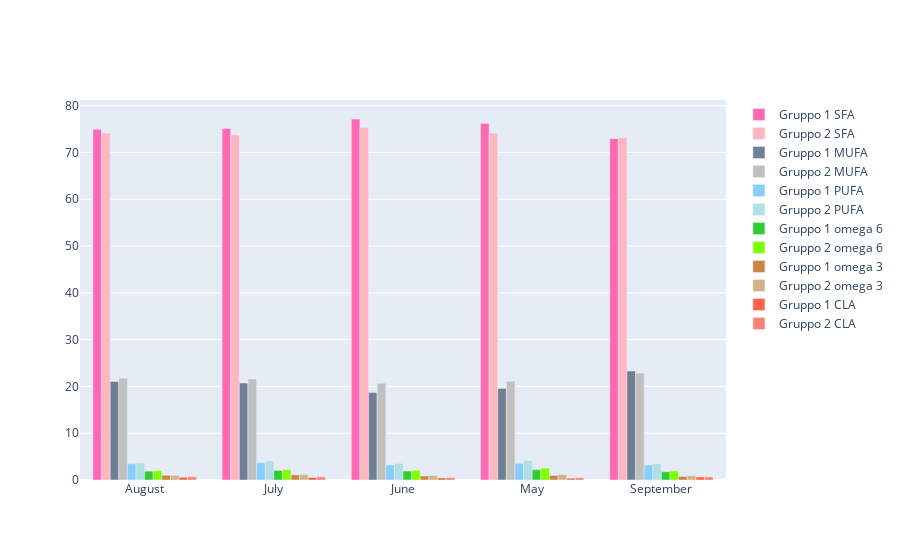

This figure's notebook cell:
### Markdown cell above
### Creating chart on FAP mean

### Code cell
fig = go.Figure()
fig.add_trace(go.Bar(
    x= df3['Prelievo'],
    y=df3["Gruppo 1 SFA"],
    name='Gruppo 1 SFA',
    marker_color='hotpink'
))
fig.add_trace(go.Bar(
    x= df3['Prelievo'],
    y=df3["Gruppo 2 SFA"],
    name='Gruppo 2 SFA',
    marker_color='lightpink'
))
fig.add_trace(go.Bar(
    x= df3['Prelievo'],
    y=df3["Gruppo 1 MUFA"],
    name='Gruppo 1 MUFA',
    marker_color='slategray'
))
fig.add_trace(go.Bar(
    x= df3['Prelievo'],
    y=df3["Gruppo 2 MUFA"],
    name='Gruppo 2 MUFA',
    marker_color='silver'
))
fig.add_trace(go.Bar(
    x= df3['Prelievo'],
    y=df3["Gruppo 1 PUFA"],
    name='Gruppo 1 PUFA',
    marker_color='lightskyblue'
))
fig.add_trace(go.Bar(
    x= df3['Prelievo'],
    y=df3["Gruppo 2 PUFA"],
    name='Gruppo 2 PUFA',
    marker_color='powderblue'
))
fig.add_trace(go.Bar(
    x= df3['Prelievo'],
    y=df3["Gruppo 1 omega 6"],
    name='Gruppo 1 omega 6',
    marker_color='limegreen'
))
fig.add_trace(go.Bar(
    x= df3['Prelievo'],
    y=df3["Gruppo 2 omega 6"],
    name='Gruppo 2 omega 6',
    marker_color='chartreuse'
))
fig.add_trace(go.Bar(
    x= df3['Prelievo'],
    y=df3["Gruppo 1 omega 3"],
    name='Gruppo 1 omega 3',
    marker_color='peru'
))
fig.add_trace(go.Bar(
    x= df3['Prelievo'],
    y=df3["Gruppo 2 omega 3"],
    name='Gruppo 2 omega 3',
    marker_color='tan'
))
fig.add_trace(go.Bar(
    x= df3['Prelievo'],
    y=df3["Gruppo 1 CLA"],
    name='Gruppo 1 CLA',
    marker_color='tomato'
))
fig.add_trace(go.Bar(
    x= df3['Prelievo'],
    y=df3["Gruppo 2 CLA"],
    name='Gruppo 2 CLA',
    marker_color='salmon'
))

### Figure 1 — Plotly figure (JSON) as saved in the notebook; plotly's stock layout.template omitted (floating-point values rounded to 4 significant figures)
{"data": [{"marker": {"color": "hotpink"}, "name": "Gruppo 1 SFA", "type": "bar", "x": ["August", "July", "June", "May", "September"], "y": [74.95, 75.12, 77.16, 76.22, 72.95]}, {"marker": {"color": "lightpink"}, "name": "Gruppo 2 SFA", "type": "bar", "x": ["August", "July", "June", "May", "September"], "y": [74.16, 73.78, 75.34, 74.14, 73.12]}, {"marker": {"color": "slategray"}, "name": "Gruppo 1 MUFA", "type": "bar", "x": ["August", "July", "June", "May", "September"], "y": [21.06, 20.73, 18.68, 19.56, 23.31]}, {"marker": {"color": "silver"}, "name": "Gruppo 2 MUFA", "type": "bar", "x": ["August", "July", "June", "May", "September"], "y": [21.76, 21.6, 20.66, 21.1, 22.85]}, {"marker": {"color": "lightskyblue"}, "name": "Gruppo 1 PUFA", "type": "bar", "x": ["August", "July", "June", "May", "September"], "y": [3.477, 3.691, 3.213, 3.549, 3.195]}, {"marker": {"color": "powderblue"}, "name": "Gruppo 2 PUFA", "type": "bar", "x": ["August", "July", "June", "May", "September"], "y": [3.661, 4.079, 3.55, 4.183, 3.525]}, {"marker": {"color": "limegreen"}, "name": "Gruppo 1 omega 6", "type": "bar", "x": ["August", "July", "June", "May", "September"], "y": [1.892, 2.045, 1.918, 2.204, 1.778]}, {"marker": {"color": "chartreuse"}, "name": "Gruppo 2 omega 6", "type": "bar", "x": ["August", "July", "June", "May", "September"], "y": [1.979, 2.209, 2.082, 2.542, 1.925]}, {"marker": {"color": "peru"}, "name": "Gruppo 1 omega 3", "type": "bar", "x": ["August", "July", "June", "May", "September"], "y": [0.9961, 1.096, 0.8507, 0.9687, 0.7622]}, {"marker": {"color": "tan"}, "name": "Gruppo 2 omega 3", "type": "bar", "x": ["August", "July", "June", "May", "September"], "y": [0.9967, 1.204, 0.9636, 1.163, 0.9242]}, {"marker": {"color": "tomato"}, "name": "Gruppo 1 CLA", "type": "bar", "x": ["August", "July", "June", "May", "September"], "y": [0.5897, 0.5501, 0.4441, 0.3767, 0.655]}, {"marker": {"color": "salmon"}, "name": "Gruppo 2 CLA", "type": "bar", "x": ["August", "July", "June", "May", "September"], "y": [0.6856, 0.6655, 0.5047, 0.4782, 0.6756]}], "layout": {}}
